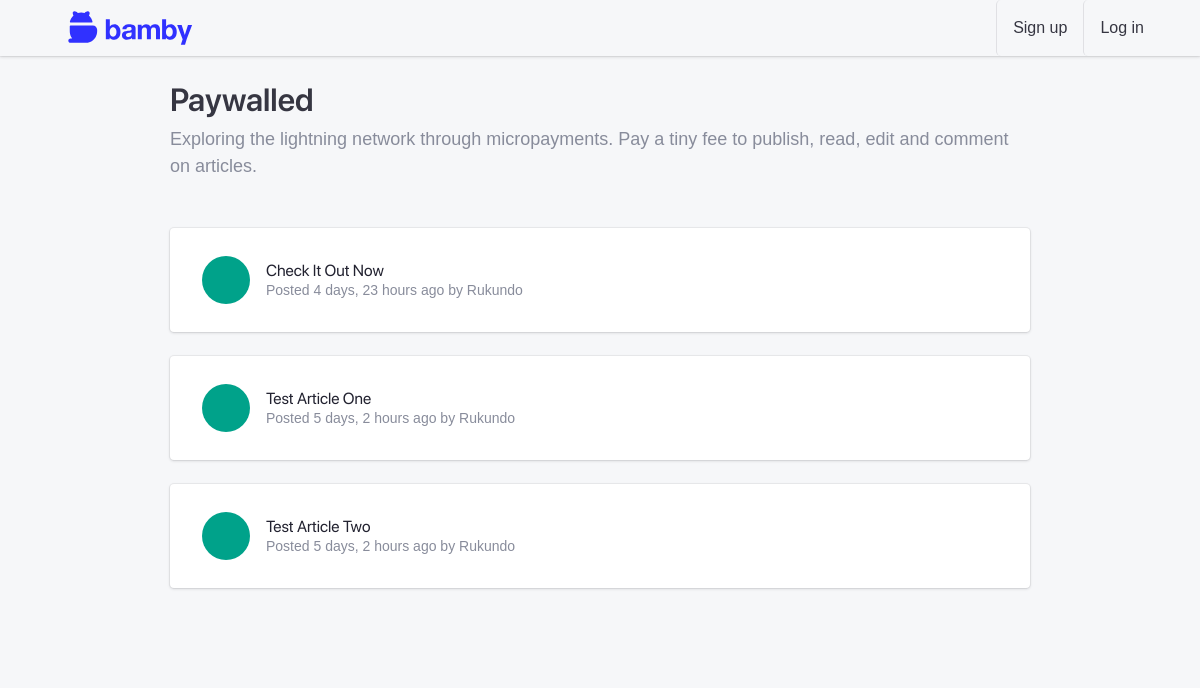
The page / on the database its author committed.
### apps/blog/models.py (models this page shows, shortened)
class Article(models.Model):
    DRAFT = "D"
    PUBLISHED = "P"
    STATUS = ((DRAFT, _("Draft")), (PUBLISHED, _("Published")))
    uuid = models.UUIDField(unique=True, default=uuid.uuid4, editable=False)
    user = models.ForeignKey(
        settings.AUTH_USER_MODEL,
        null=True,
        related_name="articles",
        on_delete=models.SET_NULL,
    )
    date_created = models.DateTimeField(auto_now_add=True)
    date_published = models.DateTimeField(auto_now=True)
    title = models.CharField(max_length=255, null=True, unique=True)
    status = models.CharField(max_length=1, choices=STATUS, default=DRAFT)
    content = models.CharField(_("Content"), max_length=10000, blank=True)
    edited = models.BooleanField(default=False)
    objects = ArticleQuerySet.as_manager()
    class Meta:
        verbose_name = _("Article")
        verbose_name_plural = _("Articles")
        ordering = ("-date_published",)

### apps/authentication/models.py (models this page shows, shortened)
class Profile(models.Model):
    user = models.OneToOneField(User, on_delete=models.CASCADE, verbose_name=_("user"))
    node_pubkey = models.CharField(max_length=80, unique=True, blank=True, null=True)
    class Meta:
        verbose_name = _("profile")
        verbose_name_plural = _("profiles")
        db_table = "auth_profile"
    def get_screen_name(self):
        try:
            if self.user.get_full_name():
                return self.user.get_full_name()
            else:
                return self.user.username
        except Exception:
            return self.user.username

### apps/core/views.py (the view)
# urls.py: path("", core_views.home, name="home"),
def home(request):
    published_articles = Article.objects.get_published()
    return render(
        request,
        "core/home.html",
        {"articles": published_articles},
    )

### apps/blog/models.py (called while the page is built)
    def get_published(self):
        return self.filter(status="P").order_by("-date_published")

### apps/core/templates/core/home.html (shortened to what this page needs)
{% extends 'base.html' %}
{% load static i18n humanize %}
{% block content %}
<section class="position-relative pb-5 bg-light">
    <div class="sticker">
    </div>
    <div class="container position-relative">
        <div class="row">
            <div class="col-md-10 mx-auto">
                <h2 class="text-center text-sm-left"> Paywalled</h2>
                <p class="lead text-muted text-center text-sm-left mb-5">Exploring the lightning network through
                    micropayments.
                    Pay a tiny fee to publish, read, edit and comment on articles.</p>
                <div class="list-group list-group-flush list-group-divider">
                    {% for article in articles %}
                    <div class="card mb-4" id="articles">
                        <div class="card-body">
                            <div class="list-group-item">
                                <div class="list-group-item-figure">
                                    <a href="{% url 'articles:article' article.uuid %}"
                                        class="tile tile-lg tile-circle bg-success">
                                    </a>
                                </div>
                                <div class="list-group-item-body">
                                    <h4 class="list-group-item-title">
                                        <a
                                            href="{% url 'articles:article' article.uuid %}">{{ article.title|title }}</a>
                                    </h4>
                                    <p class="list-group-item-text">{% trans 'Posted' %}
                                        {{ article.date_published|naturaltime }}
                                        by
                                        {{ article.user.profile.get_screen_name|title }} </p>
                                </div>
                            </div>
                        </div>
                    </div>
                    {% empty %}
                    <h4 class="no-data">{% trans 'There is no published article yet' %}. <a
                            href="{% url 'articles:write_new' %}">{% trans 'Be the first one to publish one' %}!</a>
                    </h4>
                    {% endfor %}
                </div>
            </div>
        </div>
    </div>
</section>
{% endblock content %}

### rows shown on the page
Article: title "Check It Out Now", date_published "4 days, 23 hours ago", user.profile.get_screen_name "Rukundo"
Article: title "Test Article One", date_published "5 days, 2 hours ago", user.profile.get_screen_name "Rukundo"
Article: title "Test Article Two", date_published "5 days, 2 hours ago", user.profile.get_screen_name "Rukundo"
